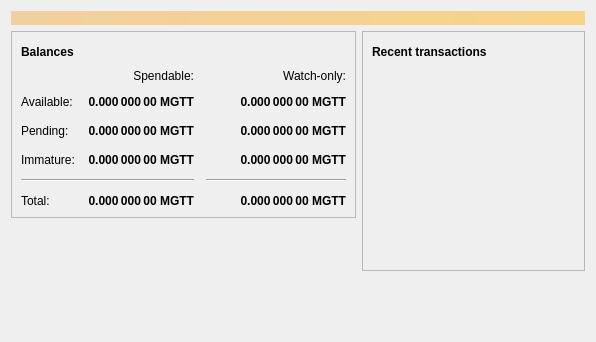
<?xml version="1.0" encoding="UTF-8"?>
<ui version="4.0">
 <class>OverviewPage</class>
 <widget class="QWidget" name="OverviewPage">
  <property name="geometry">
   <rect>
    <x>0</x>
    <y>0</y>
    <width>596</width>
    <height>342</height>
   </rect>
  </property>
  <property name="windowTitle">
   <string>Form</string>
  </property>
  <layout class="QVBoxLayout" name="topLayout">
   <item>
    <widget class="QLabel" name="labelAlerts">
     <property name="visible">
      <bool>false</bool>
     </property>
     <property name="styleSheet">
      <string notr="true">QLabel { background-color: qlineargradient(x1: 0, y1: 0, x2: 1, y2: 0, stop:0 #F0D0A0, stop:1 #F8D488); color:#000000; }</string>
     </property>
     <property name="wordWrap">
      <bool>true</bool>
     </property>
     <property name="margin">
      <number>3</number>
     </property>
     <property name="textInteractionFlags">
      <set>Qt::TextSelectableByMouse</set>
     </property>
    </widget>
   </item>
   <item>
    <layout class="QHBoxLayout" name="horizontalLayout" stretch="1,1">
     <item>
      <layout class="QVBoxLayout" name="verticalLayout_2">
       <item>
        <widget class="QFrame" name="frame">
         <property name="frameShape">
          <enum>QFrame::StyledPanel</enum>
         </property>
         <property name="frameShadow">
          <enum>QFrame::Raised</enum>
         </property>
         <layout class="QVBoxLayout" name="verticalLayout_4">
          <item>
           <layout class="QHBoxLayout" name="horizontalLayout_4">
            <item>
             <widget class="QLabel" name="label_5">
              <property name="font">
               <font>
                <weight>75</weight>
                <bold>true</bold>
               </font>
              </property>
              <property name="text">
               <string>Balances</string>
              </property>
             </widget>
            </item>
            <item>
             <widget class="QPushButton" name="labelWalletStatus">
              <property name="enabled">
               <bool>true</bool>
              </property>
              <property name="maximumSize">
               <size>
                <width>30</width>
                <height>16777215</height>
               </size>
              </property>
              <property name="toolTip">
               <string>The displayed information may be out of date. Your wallet automatically synchronizes with the MiningTT network after a connection is established, but this process has not completed yet.</string>
              </property>
              <property name="text">
               <string/>
              </property>
              <property name="icon">
               <iconset resource="../bitcoin.qrc">
                <normaloff>:/icons/warning</normaloff>
                <disabledoff>:/icons/warning</disabledoff>:/icons/warning</iconset>
              </property>
              <property name="iconSize">
               <size>
                <width>24</width>
                <height>24</height>
               </size>
              </property>
              <property name="flat">
               <bool>true</bool>
              </property>
             </widget>
            </item>
            <item>
             <spacer name="horizontalSpacer_3">
              <property name="orientation">
               <enum>Qt::Horizontal</enum>
              </property>
              <property name="sizeHint" stdset="0">
               <size>
                <width>40</width>
                <height>20</height>
               </size>
              </property>
             </spacer>
            </item>
           </layout>
          </item>
          <item>
           <layout class="QGridLayout" name="gridLayout">
            <property name="spacing">
             <number>12</number>
            </property>
            <item row="2" column="2">
             <widget class="QLabel" name="labelWatchPending">
              <property name="font">
               <font>
                <weight>75</weight>
                <bold>true</bold>
               </font>
              </property>
              <property name="cursor">
               <cursorShape>IBeamCursor</cursorShape>
              </property>
              <property name="toolTip">
               <string>Unconfirmed transactions to watch-only addresses</string>
              </property>
              <property name="text">
               <string notr="true">0.000 000 00 MGTT</string>
              </property>
              <property name="alignment">
               <set>Qt::AlignRight|Qt::AlignTrailing|Qt::AlignVCenter</set>
              </property>
              <property name="textInteractionFlags">
               <set>Qt::LinksAccessibleByMouse|Qt::TextSelectableByKeyboard|Qt::TextSelectableByMouse</set>
              </property>
             </widget>
            </item>
            <item row="2" column="1">
             <widget class="QLabel" name="labelUnconfirmed">
              <property name="font">
               <font>
                <weight>75</weight>
                <bold>true</bold>
               </font>
              </property>
              <property name="cursor">
               <cursorShape>IBeamCursor</cursorShape>
              </property>
              <property name="toolTip">
               <string>Total of transactions that have yet to be confirmed, and do not yet count toward the spendable balance</string>
              </property>
              <property name="text">
               <string notr="true">0.000 000 00 MGTT</string>
              </property>
              <property name="alignment">
               <set>Qt::AlignRight|Qt::AlignTrailing|Qt::AlignVCenter</set>
              </property>
              <property name="textInteractionFlags">
               <set>Qt::LinksAccessibleByMouse|Qt::TextSelectableByKeyboard|Qt::TextSelectableByMouse</set>
              </property>
             </widget>
            </item>
            <item row="3" column="2">
             <widget class="QLabel" name="labelWatchImmature">
              <property name="font">
               <font>
                <weight>75</weight>
                <bold>true</bold>
               </font>
              </property>
              <property name="cursor">
               <cursorShape>IBeamCursor</cursorShape>
              </property>
              <property name="toolTip">
               <string>Mined balance in watch-only addresses that has not yet matured</string>
              </property>
              <property name="text">
               <string notr="true">0.000 000 00 MGTT</string>
              </property>
              <property name="alignment">
               <set>Qt::AlignRight|Qt::AlignTrailing|Qt::AlignVCenter</set>
              </property>
              <property name="textInteractionFlags">
               <set>Qt::LinksAccessibleByMouse|Qt::TextSelectableByKeyboard|Qt::TextSelectableByMouse</set>
              </property>
             </widget>
            </item>
            <item row="4" column="0" colspan="2">
             <widget class="Line" name="line">
              <property name="orientation">
               <enum>Qt::Horizontal</enum>
              </property>
             </widget>
            </item>
            <item row="4" column="2">
             <widget class="Line" name="lineWatchBalance">
              <property name="sizePolicy">
               <sizepolicy hsizetype="Preferred" vsizetype="Fixed">
                <horstretch>0</horstretch>
                <verstretch>0</verstretch>
               </sizepolicy>
              </property>
              <property name="minimumSize">
               <size>
                <width>140</width>
                <height>0</height>
               </size>
              </property>
              <property name="orientation">
               <enum>Qt::Horizontal</enum>
              </property>
             </widget>
            </item>
            <item row="5" column="0">
             <widget class="QLabel" name="labelTotalText">
              <property name="text">
               <string>Total:</string>
              </property>
             </widget>
            </item>
            <item row="3" column="1">
             <widget class="QLabel" name="labelImmature">
              <property name="font">
               <font>
                <weight>75</weight>
                <bold>true</bold>
               </font>
              </property>
              <property name="cursor">
               <cursorShape>IBeamCursor</cursorShape>
              </property>
              <property name="toolTip">
               <string>Mined balance that has not yet matured</string>
              </property>
              <property name="text">
               <string notr="true">0.000 000 00 MGTT</string>
              </property>
              <property name="alignment">
               <set>Qt::AlignRight|Qt::AlignTrailing|Qt::AlignVCenter</set>
              </property>
              <property name="textInteractionFlags">
               <set>Qt::LinksAccessibleByMouse|Qt::TextSelectableByKeyboard|Qt::TextSelectableByMouse</set>
              </property>
             </widget>
            </item>
            <item row="2" column="3">
             <spacer name="horizontalSpacer_2">
              <property name="orientation">
               <enum>Qt::Horizontal</enum>
              </property>
              <property name="sizeHint" stdset="0">
               <size>
                <width>40</width>
                <height>20</height>
               </size>
              </property>
             </spacer>
            </item>
            <item row="3" column="0">
             <widget class="QLabel" name="labelImmatureText">
              <property name="text">
               <string>Immature:</string>
              </property>
             </widget>
            </item>
            <item row="5" column="1">
             <widget class="QLabel" name="labelTotal">
              <property name="font">
               <font>
                <weight>75</weight>
                <bold>true</bold>
               </font>
              </property>
              <property name="cursor">
               <cursorShape>IBeamCursor</cursorShape>
              </property>
              <property name="toolTip">
               <string>Your current total balance</string>
              </property>
              <property name="text">
               <string notr="true">0.000 000 00 MGTT</string>
              </property>
              <property name="alignment">
               <set>Qt::AlignRight|Qt::AlignTrailing|Qt::AlignVCenter</set>
              </property>
              <property name="textInteractionFlags">
               <set>Qt::LinksAccessibleByMouse|Qt::TextSelectableByKeyboard|Qt::TextSelectableByMouse</set>
              </property>
             </widget>
            </item>
            <item row="5" column="2">
             <widget class="QLabel" name="labelWatchTotal">
              <property name="font">
               <font>
                <weight>75</weight>
                <bold>true</bold>
               </font>
              </property>
              <property name="cursor">
               <cursorShape>IBeamCursor</cursorShape>
              </property>
              <property name="toolTip">
               <string>Current total balance in watch-only addresses</string>
              </property>
              <property name="text">
               <string notr="true">0.000 000 00 MGTT</string>
              </property>
              <property name="alignment">
               <set>Qt::AlignRight|Qt::AlignTrailing|Qt::AlignVCenter</set>
              </property>
              <property name="textInteractionFlags">
               <set>Qt::LinksAccessibleByMouse|Qt::TextSelectableByKeyboard|Qt::TextSelectableByMouse</set>
              </property>
             </widget>
            </item>
            <item row="0" column="2">
             <widget class="QLabel" name="labelWatchonly">
              <property name="text">
               <string>Watch-only:</string>
              </property>
              <property name="alignment">
               <set>Qt::AlignRight|Qt::AlignTrailing|Qt::AlignVCenter</set>
              </property>
             </widget>
            </item>
            <item row="1" column="0">
             <widget class="QLabel" name="labelBalanceText">
              <property name="text">
               <string>Available:</string>
              </property>
             </widget>
            </item>
            <item row="1" column="1">
             <widget class="QLabel" name="labelBalance">
              <property name="font">
               <font>
                <weight>75</weight>
                <bold>true</bold>
               </font>
              </property>
              <property name="cursor">
               <cursorShape>IBeamCursor</cursorShape>
              </property>
              <property name="toolTip">
               <string>Your current spendable balance</string>
              </property>
              <property name="text">
               <string notr="true">0.000 000 00 MGTT</string>
              </property>
              <property name="alignment">
               <set>Qt::AlignRight|Qt::AlignTrailing|Qt::AlignVCenter</set>
              </property>
              <property name="textInteractionFlags">
               <set>Qt::LinksAccessibleByMouse|Qt::TextSelectableByKeyboard|Qt::TextSelectableByMouse</set>
              </property>
             </widget>
            </item>
            <item row="1" column="2">
             <widget class="QLabel" name="labelWatchAvailable">
              <property name="font">
               <font>
                <weight>75</weight>
                <bold>true</bold>
               </font>
              </property>
              <property name="cursor">
               <cursorShape>IBeamCursor</cursorShape>
              </property>
              <property name="toolTip">
               <string>Your current balance in watch-only addresses</string>
              </property>
              <property name="text">
               <string notr="true">0.000 000 00 MGTT</string>
              </property>
              <property name="alignment">
               <set>Qt::AlignRight|Qt::AlignTrailing|Qt::AlignVCenter</set>
              </property>
              <property name="textInteractionFlags">
               <set>Qt::LinksAccessibleByMouse|Qt::TextSelectableByKeyboard|Qt::TextSelectableByMouse</set>
              </property>
             </widget>
            </item>
            <item row="2" column="0">
             <widget class="QLabel" name="labelPendingText">
              <property name="text">
               <string>Pending:</string>
              </property>
             </widget>
            </item>
            <item row="0" column="1">
             <widget class="QLabel" name="labelSpendable">
              <property name="text">
               <string>Spendable:</string>
              </property>
              <property name="alignment">
               <set>Qt::AlignRight|Qt::AlignTrailing|Qt::AlignVCenter</set>
              </property>
             </widget>
            </item>
           </layout>
          </item>
         </layout>
        </widget>
       </item>
       <item>
        <spacer name="verticalSpacer">
         <property name="orientation">
          <enum>Qt::Vertical</enum>
         </property>
         <property name="sizeHint" stdset="0">
          <size>
           <width>20</width>
           <height>40</height>
          </size>
         </property>
        </spacer>
       </item>
      </layout>
     </item>
     <item>
      <layout class="QVBoxLayout" name="verticalLayout_3">
       <item>
        <widget class="QFrame" name="frame_2">
         <property name="frameShape">
          <enum>QFrame::StyledPanel</enum>
         </property>
         <property name="frameShadow">
          <enum>QFrame::Raised</enum>
         </property>
         <layout class="QVBoxLayout" name="verticalLayout">
          <item>
           <layout class="QHBoxLayout" name="horizontalLayout_2">
            <item>
             <widget class="QLabel" name="label_4">
              <property name="font">
               <font>
                <weight>75</weight>
                <bold>true</bold>
               </font>
              </property>
              <property name="text">
               <string>Recent transactions</string>
              </property>
             </widget>
            </item>
            <item>
             <widget class="QPushButton" name="labelTransactionsStatus">
              <property name="enabled">
               <bool>true</bool>
              </property>
              <property name="maximumSize">
               <size>
                <width>30</width>
                <height>16777215</height>
               </size>
              </property>
              <property name="toolTip">
               <string>The displayed information may be out of date. Your wallet automatically synchronizes with the MiningTT network after a connection is established, but this process has not completed yet.</string>
              </property>
              <property name="text">
               <string/>
              </property>
              <property name="icon">
               <iconset resource="../bitcoin.qrc">
                <normaloff>:/icons/warning</normaloff>
                <disabledoff>:/icons/warning</disabledoff>:/icons/warning</iconset>
              </property>
              <property name="iconSize">
               <size>
                <width>24</width>
                <height>24</height>
               </size>
              </property>
              <property name="flat">
               <bool>true</bool>
              </property>
             </widget>
            </item>
            <item>
             <spacer name="horizontalSpacer">
              <property name="orientation">
               <enum>Qt::Horizontal</enum>
              </property>
              <property name="sizeHint" stdset="0">
               <size>
                <width>40</width>
                <height>20</height>
               </size>
              </property>
             </spacer>
            </item>
           </layout>
          </item>
          <item>
           <widget class="QListView" name="listTransactions">
            <property name="styleSheet">
             <string notr="true">QListView { background: transparent; }</string>
            </property>
            <property name="frameShape">
             <enum>QFrame::NoFrame</enum>
            </property>
            <property name="verticalScrollBarPolicy">
             <enum>Qt::ScrollBarAlwaysOff</enum>
            </property>
            <property name="horizontalScrollBarPolicy">
             <enum>Qt::ScrollBarAlwaysOff</enum>
            </property>
            <property name="selectionMode">
             <enum>QAbstractItemView::NoSelection</enum>
            </property>
           </widget>
          </item>
         </layout>
        </widget>
       </item>
       <item>
        <spacer name="verticalSpacer_2">
         <property name="orientation">
          <enum>Qt::Vertical</enum>
         </property>
         <property name="sizeHint" stdset="0">
          <size>
           <width>20</width>
           <height>40</height>
          </size>
         </property>
        </spacer>
       </item>
      </layout>
     </item>
    </layout>
   </item>
  </layout>
 </widget>
 <resources/>
 <connections/>
</ui>
